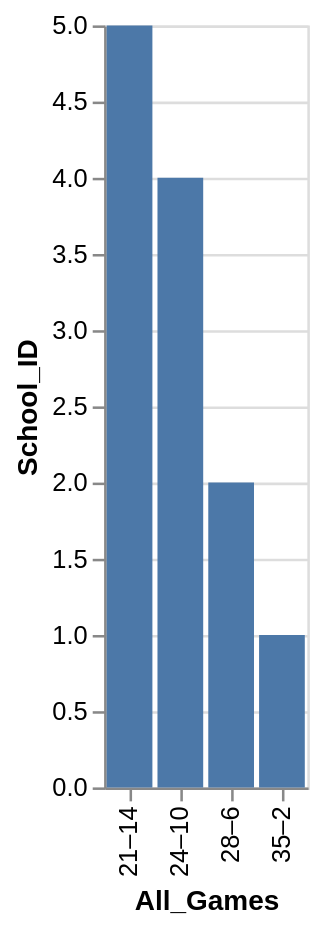

Specify this chart in Vega-Lite:
### Vega-Lite specification from a JSON file in a GitHub repository (floating-point values rounded to 4 significant figures)
{"data": {"values": [{"x_data": "21–14", "y_data": 5}, {"x_data": "24–10", "y_data": 4}, {"x_data": "28–6", "y_data": 2}, {"x_data": "35–2", "y_data": 1}]}, "mark": "bar", "encoding": {"x": {"field": "x_data", "type": "nominal", "title": "All_Games", "sort": "ascending"}, "y": {"field": "y_data", "type": "quantitative", "title": "School_ID"}}}
